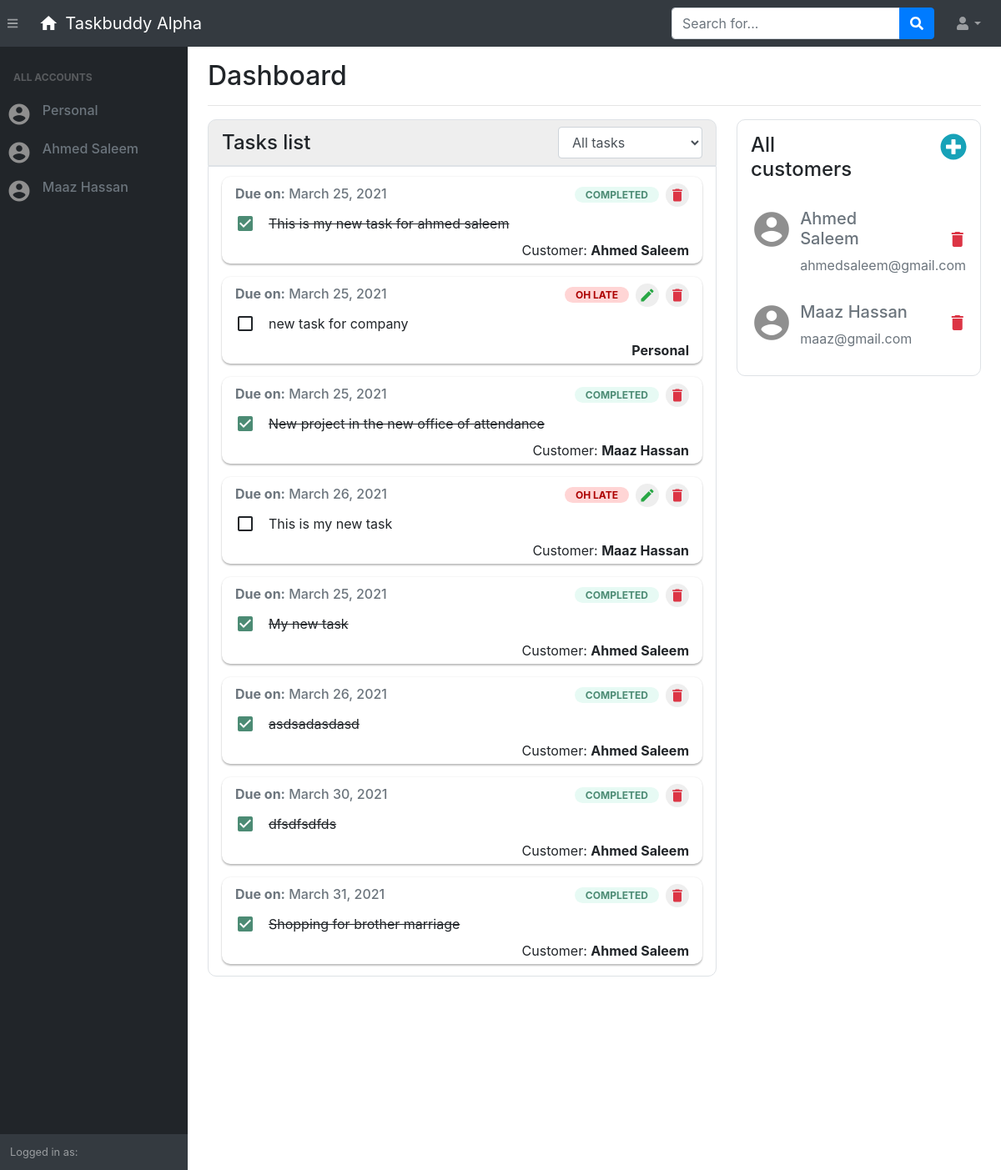
Page / (signed in) on the earlier database version.
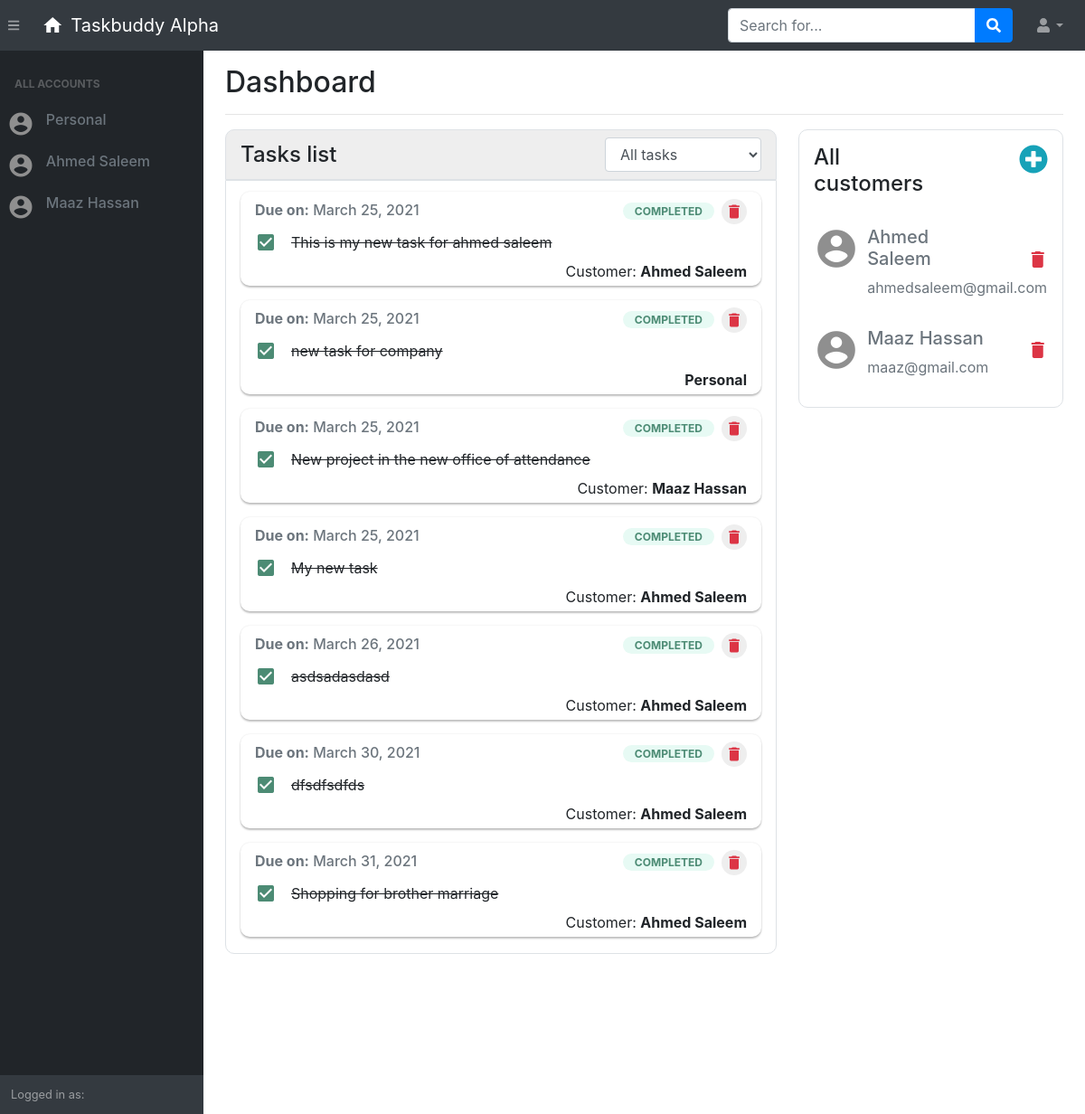
Same page on the later database version.
### task/models.py (models this page shows, shortened)
class Customer(models.Model):
    first_name=models.CharField(max_length=70)
    last_name=models.CharField(max_length=70)
    email=models.EmailField()
    added_by = models.ForeignKey(User, on_delete = models.CASCADE, null = True)
    def __str__(self):
        return f'{self.first_name} {self.last_name}'

class myTask(models.Model):
	task_text = models.CharField(max_length = 255)
	created_on = models.DateTimeField(default = datetime.now())
	due_date = models.DateField()
	added_by = models.ForeignKey(User, on_delete = models.CASCADE)
	added_for = models.ForeignKey(Customer, on_delete = models.CASCADE, null = True)
	completed_at = models.DateTimeField(null = True)
	completed_on_time = models.BooleanField(default = True)
	status = models.IntegerField(default = 0)
	def get_status(self):
		if self.status == 0:
			wording = "ON GOING"
			class_name = "on-going-label"
			box_class = "ongoing"
		if self.status == -1:
			wording = "OH LATE"
			class_name = "late-label"
			box_class = "late"
		if self.status == 1:
			wording = "COMPLETED"
			class_name = "completed-label"
			box_class = "complete"
		return {
			"wording": wording,
			"class_name": class_name,
			"box_class": box_class
		}
	def late_now(self):
		if self.status != 1:
			self.status = -1
			self.completed_on_time = False
			self.save()

### task/views.py (the view, shortened to what this page needs)
# urls.py: path('',views.index, name='home page'),
@login_required(login_url='login')
def index(request):
	form=CustomerForm()
	customers=Customer.objects.filter(added_by = request.user).order_by('first_name')
	all_tasks = myTask.objects.filter(added_by = request.user).order_by('-id')
	for task in all_tasks:
		if task.due_date < datetime.now().date():
			task.late_now()
	context = {'form':form,'customers':customers}
	context['all_tasks'] = all_tasks
	context['customer_section'] = True
	context['today'] = datetime.now().date()
	return render(request,'task/index.html', context)

### task/forms.py
class CustomerForm(forms.ModelForm):
	class Meta:
		model=Customer
		fields=['first_name','last_name','email']

### task/templates/task/index.html (shortened to what this page needs)
{% load static %}
{% load crispy_forms_tags %}
{% include 'task/inc/head.inc.html' %}
    <body class="sb-nav-fixed">
        {% include 'task/inc/navbar.inc.html' %}
        <div id="layoutSidenav">
            <div id="layoutSidenav_nav">
                {% include 'task/inc/sidebar.inc.html' %}
            </div>
            <div id="layoutSidenav_content" style="overflow: hidden;">
                <div class="row">
                    <div class="col-lg-12">
                        <div class="container-fluid">
                            <h2 class="mt-3">Dashboard</h2>
                            <hr class="mb-2">
                            <div class="row">
                                <div class="col-sm-8 py-2">
                                    {% include 'task/inc/task-section.inc.html' %}
                                </div>
                                <div class="col-sm-4 py-2">
                                    <div>
                                        <div class="border py-3 radius-10">
                                            <div class="d-flex px-3">
                                                <h4 class="mb-3" style="width: 100%;">All customers</h4>
                                                <div class="text-right" style="width: 100%;">
                                                    <a data-toggle="modal" data-target="#customerModel"><i class="mk-pointer text-info fas fa-plus-circle fa-2x"></i></a>
                                                </div>
                                            </div>
                                            {% for customer in customers %}
                                                    <div class="profile-card p-3">
                                                        <div class="row">
                                                            <div class="col-sm-2">
                                                                <i class="material-icons" style="color: #8f8f8f; font-size: 50px;">account_circle</i>
                                                            </div>
                                                            <div class="col-sm-8 px-4">
                                                                <div>
                                                                    <a href="customer/{{customer.id}}" class="text-secondary" style="text-decoration: none;">
                                                                        <h5>{{ customer.first_name }} {{ customer.last_name }}</h5>
                                                                        {{ customer.email }}
                                                                    </a>
                                                                </div>
                                                            </div>
                                                            <div class="col-sm-2 d-flex align-items-center text-danger mk-pointer">
                                                                <a href="delete_items/{{ customer.id }}/" style="text-decoration: none;">
                                                                    <i class="material-icons text-danger">delete</i>
                                                                </a>
                                                            </div>
                                                        </div>
                                                    </div>
                                            {% endfor %}
                                        </div>
                                    </div>
                                </div>
                            </div>
                        </div>
                    </div>
                </div>
            </div>
        </div>
    </body>
</html>

### task/templates/task/inc/sidebar.inc.html (shortened to what this page needs)
<nav class="sb-sidenav accordion sb-sidenav-dark" id="sidenavAccordion">
    <div class="sb-sidenav-menu">
        <div class="nav">
            <div class="sb-sidenav-menu-heading">ALL ACCOUNTS</div>
            <div class="profile-card p-2 {% if not my_customer and temp %}profile-focused{% endif %}">
                <div class="row">
                    <div class="col-sm-2 d-flex align-items-center">
                        <i class="material-icons" style="color: #8f8f8f; font-size: 30px;">account_circle</i>
                    </div>
                    <div class="col-sm-10 px-3 d-flex align-items-center">
                        <a href="customer/0" class="my-0 text-secondary" style="text-decoration: none;">
                            <h6>Personal</h6>
                        </a>
                    </div>
                </div>
            </div>
            {% for customer in customers %}
                    <div class="profile-card p-2 {% if customer.id == my_customer.id %}profile-focused{% endif %}">
                        <div class="row">
                            <div class="col-sm-2 d-flex align-items-center">
                                <i class="material-icons" style="color: #8f8f8f; font-size: 30px;">account_circle</i>
                            </div>
                            <div class="col-sm-10 px-3 d-flex align-items-center">
                                <a href="customer/{{customer.id}}" class="my-0 text-secondary" style="text-decoration: none;">
                                    <h6>{{ customer.first_name }} {{ customer.last_name }}</h6>
                                </a>
                            </div>
                        </div>
                    </div>
            {% endfor %}
        </div>
    </div>
    {% if user.is_authenticated %}
    <div class="sb-sidenav-footer">
        <div class="small">Logged in as:</div>
    </div>
    {% endif %}
</nav>

### task/templates/task/inc/task-section.inc.html (shortened to what this page needs)
<div class="border py-2 px-3 d-flex align-items-center" style="background-color: #eeeeee; border-radius: 10px 10px 0px 0px;">
    <h4 class="my-0"  style="width: 50%;">Tasks list</h4>
    <div class="form-group my-0 justify-content-end d-flex" style="width: 50%;">
        {% if all_tasks %}
        <select class="form-control" id="task-filter" style="width: fit-content;">
            <option value="all">All tasks</option>
        </select>
        {% endif %}
    </div>
</div>
<div class="border radius-10 p-2" style="border-radius: 0px 0px 10px 10px;">
    <div style="max-height: 68vh; overflow: auto;" class="px-2 py-1">
        {% for task in all_tasks %}
        <div class="google-box py-1 px-3 mb-3 my-any-task {{ task.get_status.box_class }}">
            <div class="d-flex align-items-center">
                <h6 class="text-muted my-0" style="width: 50%;"><b>Due on:</b> {% if today == task.due_date %}Today{% else %}{{ task.due_date }}{% endif %}</h6>
                <div style="width: 50%;" class="text-right">
                    <span class="mylabel {{ task.get_status.class_name }}" id="label_{{ task.id }}">{{ task.get_status.wording }}</span>
                </div>
                {% if task.status != 1 %}
                    <i class="material-icons myIcon text-success mk-pointer ml-2 my-0 p-1 myIcon2 mt-1 editinginput-icon" id="edit-task-{{ task.id }}">edit</i>
                {% endif %}
                <i class="material-icons myIcon text-danger mk-pointer ml-2 my-0 operation p-1 myIcon2 mt-1" id="delete_{{ task.id }}">delete</i>
            </div>
            <div class="row mt-0 p-1">
                <div class="col-sm-12 d-flex px-0 py-1 align-items-center">
                    {% if task.status == 1 %}
                    <i class="material-icons mk-pointer radius-100 task-completed mx-2" title="Completed">check_box</i>
                    {% else %}
                    <i class="material-icons mk-pointer radius-100 operation operation-complete mx-2" id="complete_{{ task.id }}">check_box_outline_blank</i>
                    {% endif %}
                    <p class="mx-2 mr-3 my-0" style="font-size: 16px;" id="text-task-{{ task.id }}">
                        {% if task.status == 1 %}
                            <del>{{ task.task_text }}</del>
                        {% else %}
                            {{ task.task_text }}
                        {% endif %}
                    </p>
                </div>
            </div>
            {% if customer_section %}
                <div class="text-right">
                    {% if task.added_for %}
                        Customer: <b>{{ task.added_for }}</b>
                    {% else %}
                        <b>Personal</b>
                    {% endif %}
                </div>
            {% endif %}
        </div>
        {% endfor %}
    </div>
</div>

Differences in the rows shown:
removed myTask: due_date "March 26, 2021", get_status.wording "OH LATE", task_text "This is my new task", added_for "Maaz Hassan"
changed myTask "new task for company": status -1 → 1 (drawn); get_status.wording "OH LATE" → "COMPLETED"
